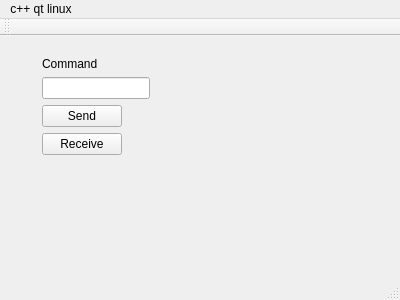
<?xml version="1.0" encoding="UTF-8"?>
<ui version="4.0">
 <class>MainWindow</class>
 <widget class="QMainWindow" name="MainWindow">
  <property name="geometry">
   <rect>
    <x>0</x>
    <y>0</y>
    <width>400</width>
    <height>300</height>
   </rect>
  </property>
  <property name="windowTitle">
   <string>C++ qt Linux</string>
  </property>
  <widget class="QWidget" name="centralWidget">
   <widget class="QWidget" name="formLayoutWidget">
    <property name="geometry">
     <rect>
      <x>31</x>
      <y>10</y>
      <width>341</width>
      <height>191</height>
     </rect>
    </property>
    <layout class="QFormLayout" name="formLayout">
     <item row="0" column="0">
      <widget class="QLabel" name="label">
       <property name="text">
        <string>Command</string>
       </property>
      </widget>
     </item>
     <item row="1" column="0">
      <widget class="QLineEdit" name="lineEdit"/>
     </item>
     <item row="2" column="0">
      <widget class="QPushButton" name="btnSend">
       <property name="text">
        <string>Send</string>
       </property>
      </widget>
     </item>
     <item row="3" column="0">
      <widget class="QPushButton" name="btnReceive">
       <property name="text">
        <string>Receive</string>
       </property>
      </widget>
     </item>
     <item row="4" column="0">
      <widget class="QLabel" name="lblResults">
       <property name="text">
        <string/>
       </property>
      </widget>
     </item>
    </layout>
   </widget>
  </widget>
  <widget class="QMenuBar" name="menuBar">
   <property name="geometry">
    <rect>
     <x>0</x>
     <y>0</y>
     <width>400</width>
     <height>25</height>
    </rect>
   </property>
   <widget class="QMenu" name="menuC_qt_linux">
    <property name="title">
     <string>c++ qt linux</string>
    </property>
   </widget>
   <addaction name="menuC_qt_linux"/>
  </widget>
  <widget class="QToolBar" name="mainToolBar">
   <attribute name="toolBarArea">
    <enum>TopToolBarArea</enum>
   </attribute>
   <attribute name="toolBarBreak">
    <bool>false</bool>
   </attribute>
  </widget>
  <widget class="QStatusBar" name="statusBar"/>
 </widget>
 <layoutdefault spacing="6" margin="11"/>
 <resources/>
 <connections/>
</ui>
